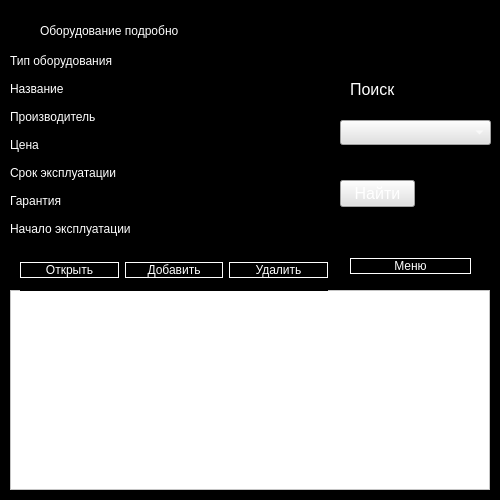
<?xml version="1.0" encoding="UTF-8"?>
<ui version="4.0">
 <class>Form</class>
 <widget class="QWidget" name="Form">
  <property name="geometry">
   <rect>
    <x>0</x>
    <y>0</y>
    <width>500</width>
    <height>500</height>
   </rect>
  </property>
  <property name="windowTitle">
   <string>Form</string>
  </property>
  <property name="styleSheet">
   <string notr="true">background-color: rgb(0, 0, 0);
color: rgb(255, 255, 255);</string>
  </property>
  <widget class="QLabel" name="label_3">
   <property name="geometry">
    <rect>
     <x>40</x>
     <y>10</y>
     <width>411</width>
     <height>41</height>
    </rect>
   </property>
   <property name="toolTip">
    <string>&lt;html&gt;&lt;head/&gt;&lt;body&gt;&lt;p align=&quot;center&quot;&gt;&lt;span style=&quot; font-size:22pt;&quot;&gt;Логин&lt;/span&gt;&lt;/p&gt;&lt;/body&gt;&lt;/html&gt;</string>
   </property>
   <property name="whatsThis">
    <string>&lt;html&gt;&lt;head/&gt;&lt;body&gt;&lt;p&gt;Логин&lt;/p&gt;&lt;/body&gt;&lt;/html&gt;</string>
   </property>
   <property name="styleSheet">
    <string notr="true">font: 26pt &quot;Arial&quot;;</string>
   </property>
   <property name="text">
    <string>Оборудование подробно</string>
   </property>
   <property name="textFormat">
    <enum>Qt::AutoText</enum>
   </property>
  </widget>
  <widget class="QWidget" name="formLayoutWidget">
   <property name="geometry">
    <rect>
     <x>10</x>
     <y>50</y>
     <width>321</width>
     <height>199</height>
    </rect>
   </property>
   <layout class="QFormLayout" name="formLayout">
    <item row="0" column="0">
     <widget class="QLabel" name="label">
      <property name="toolTip">
       <string>&lt;html&gt;&lt;head/&gt;&lt;body&gt;&lt;p align=&quot;center&quot;&gt;&lt;span style=&quot; font-size:22pt;&quot;&gt;Логин&lt;/span&gt;&lt;/p&gt;&lt;/body&gt;&lt;/html&gt;</string>
      </property>
      <property name="whatsThis">
       <string>&lt;html&gt;&lt;head/&gt;&lt;body&gt;&lt;p&gt;Логин&lt;/p&gt;&lt;/body&gt;&lt;/html&gt;</string>
      </property>
      <property name="styleSheet">
       <string notr="true">font: 12pt &quot;Arial&quot;;</string>
      </property>
      <property name="text">
       <string>Тип оборудования</string>
      </property>
      <property name="textFormat">
       <enum>Qt::AutoText</enum>
      </property>
     </widget>
    </item>
    <item row="1" column="0">
     <widget class="QLabel" name="label_2">
      <property name="toolTip">
       <string>&lt;html&gt;&lt;head/&gt;&lt;body&gt;&lt;p align=&quot;center&quot;&gt;&lt;span style=&quot; font-size:22pt;&quot;&gt;Логин&lt;/span&gt;&lt;/p&gt;&lt;/body&gt;&lt;/html&gt;</string>
      </property>
      <property name="whatsThis">
       <string>&lt;html&gt;&lt;head/&gt;&lt;body&gt;&lt;p&gt;Логин&lt;/p&gt;&lt;/body&gt;&lt;/html&gt;</string>
      </property>
      <property name="styleSheet">
       <string notr="true">font: 12pt &quot;Arial&quot;;</string>
      </property>
      <property name="text">
       <string>Название</string>
      </property>
      <property name="textFormat">
       <enum>Qt::AutoText</enum>
      </property>
     </widget>
    </item>
    <item row="2" column="0">
     <widget class="QLabel" name="label_4">
      <property name="toolTip">
       <string>&lt;html&gt;&lt;head/&gt;&lt;body&gt;&lt;p align=&quot;center&quot;&gt;&lt;span style=&quot; font-size:22pt;&quot;&gt;Логин&lt;/span&gt;&lt;/p&gt;&lt;/body&gt;&lt;/html&gt;</string>
      </property>
      <property name="whatsThis">
       <string>&lt;html&gt;&lt;head/&gt;&lt;body&gt;&lt;p&gt;Логин&lt;/p&gt;&lt;/body&gt;&lt;/html&gt;</string>
      </property>
      <property name="styleSheet">
       <string notr="true">font: 12pt &quot;Arial&quot;;</string>
      </property>
      <property name="text">
       <string>Производитель</string>
      </property>
      <property name="textFormat">
       <enum>Qt::AutoText</enum>
      </property>
     </widget>
    </item>
    <item row="3" column="0">
     <widget class="QLabel" name="label_5">
      <property name="toolTip">
       <string>&lt;html&gt;&lt;head/&gt;&lt;body&gt;&lt;p align=&quot;center&quot;&gt;&lt;span style=&quot; font-size:22pt;&quot;&gt;Логин&lt;/span&gt;&lt;/p&gt;&lt;/body&gt;&lt;/html&gt;</string>
      </property>
      <property name="whatsThis">
       <string>&lt;html&gt;&lt;head/&gt;&lt;body&gt;&lt;p&gt;Логин&lt;/p&gt;&lt;/body&gt;&lt;/html&gt;</string>
      </property>
      <property name="styleSheet">
       <string notr="true">font: 12pt &quot;Arial&quot;;</string>
      </property>
      <property name="text">
       <string>Цена</string>
      </property>
      <property name="textFormat">
       <enum>Qt::AutoText</enum>
      </property>
     </widget>
    </item>
    <item row="4" column="0">
     <widget class="QLabel" name="label_6">
      <property name="toolTip">
       <string>&lt;html&gt;&lt;head/&gt;&lt;body&gt;&lt;p align=&quot;center&quot;&gt;&lt;span style=&quot; font-size:22pt;&quot;&gt;Логин&lt;/span&gt;&lt;/p&gt;&lt;/body&gt;&lt;/html&gt;</string>
      </property>
      <property name="whatsThis">
       <string>&lt;html&gt;&lt;head/&gt;&lt;body&gt;&lt;p&gt;Логин&lt;/p&gt;&lt;/body&gt;&lt;/html&gt;</string>
      </property>
      <property name="styleSheet">
       <string notr="true">font: 12pt &quot;Arial&quot;;</string>
      </property>
      <property name="text">
       <string>Срок эксплуатации</string>
      </property>
      <property name="textFormat">
       <enum>Qt::AutoText</enum>
      </property>
     </widget>
    </item>
    <item row="5" column="0">
     <widget class="QLabel" name="label_7">
      <property name="toolTip">
       <string>&lt;html&gt;&lt;head/&gt;&lt;body&gt;&lt;p align=&quot;center&quot;&gt;&lt;span style=&quot; font-size:22pt;&quot;&gt;Логин&lt;/span&gt;&lt;/p&gt;&lt;/body&gt;&lt;/html&gt;</string>
      </property>
      <property name="whatsThis">
       <string>&lt;html&gt;&lt;head/&gt;&lt;body&gt;&lt;p&gt;Логин&lt;/p&gt;&lt;/body&gt;&lt;/html&gt;</string>
      </property>
      <property name="styleSheet">
       <string notr="true">font: 12pt &quot;Arial&quot;;</string>
      </property>
      <property name="text">
       <string>Гарантия</string>
      </property>
      <property name="textFormat">
       <enum>Qt::AutoText</enum>
      </property>
     </widget>
    </item>
    <item row="6" column="0">
     <widget class="QLabel" name="label_8">
      <property name="toolTip">
       <string>&lt;html&gt;&lt;head/&gt;&lt;body&gt;&lt;p align=&quot;center&quot;&gt;&lt;span style=&quot; font-size:22pt;&quot;&gt;Логин&lt;/span&gt;&lt;/p&gt;&lt;/body&gt;&lt;/html&gt;</string>
      </property>
      <property name="whatsThis">
       <string>&lt;html&gt;&lt;head/&gt;&lt;body&gt;&lt;p&gt;Логин&lt;/p&gt;&lt;/body&gt;&lt;/html&gt;</string>
      </property>
      <property name="styleSheet">
       <string notr="true">font: 12pt &quot;Arial&quot;;</string>
      </property>
      <property name="text">
       <string>Начало эксплуатации</string>
      </property>
      <property name="textFormat">
       <enum>Qt::AutoText</enum>
      </property>
     </widget>
    </item>
    <item row="6" column="1">
     <widget class="QLineEdit" name="wrt7">
      <property name="styleSheet">
       <string notr="true">font: 12pt &quot;MS Shell Dlg 2&quot;;
border: 1px solid png(0,0,0);</string>
      </property>
     </widget>
    </item>
    <item row="5" column="1">
     <widget class="QLineEdit" name="wrt6">
      <property name="styleSheet">
       <string notr="true">font: 12pt &quot;MS Shell Dlg 2&quot;;
border: 1px solid png(0,0,0);</string>
      </property>
     </widget>
    </item>
    <item row="4" column="1">
     <widget class="QLineEdit" name="wrt5">
      <property name="styleSheet">
       <string notr="true">font: 12pt &quot;MS Shell Dlg 2&quot;;
border: 1px solid png(0,0,0);</string>
      </property>
     </widget>
    </item>
    <item row="3" column="1">
     <widget class="QLineEdit" name="wrt4">
      <property name="styleSheet">
       <string notr="true">font: 12pt &quot;MS Shell Dlg 2&quot;;
border: 1px solid png(0,0,0);</string>
      </property>
     </widget>
    </item>
    <item row="2" column="1">
     <widget class="QLineEdit" name="wrt3">
      <property name="styleSheet">
       <string notr="true">font: 12pt &quot;MS Shell Dlg 2&quot;;
border: 1px solid png(0,0,0);</string>
      </property>
     </widget>
    </item>
    <item row="1" column="1">
     <widget class="QLineEdit" name="wrt2">
      <property name="styleSheet">
       <string notr="true">font: 12pt &quot;MS Shell Dlg 2&quot;;
border: 1px solid png(0,0,0);</string>
      </property>
     </widget>
    </item>
    <item row="0" column="1">
     <widget class="QLineEdit" name="wrt1">
      <property name="styleSheet">
       <string notr="true">font: 12pt &quot;MS Shell Dlg 2&quot;;
border: 1px solid png(0,0,0);</string>
      </property>
     </widget>
    </item>
   </layout>
  </widget>
  <widget class="QLabel" name="label_9">
   <property name="geometry">
    <rect>
     <x>350</x>
     <y>80</y>
     <width>51</width>
     <height>19</height>
    </rect>
   </property>
   <property name="sizePolicy">
    <sizepolicy hsizetype="Preferred" vsizetype="Preferred">
     <horstretch>3</horstretch>
     <verstretch>2</verstretch>
    </sizepolicy>
   </property>
   <property name="font">
    <font>
     <pointsize>12</pointsize>
    </font>
   </property>
   <property name="styleSheet">
    <string notr="true"/>
   </property>
   <property name="text">
    <string>Поиск</string>
   </property>
  </widget>
  <widget class="QComboBox" name="cbColNames">
   <property name="geometry">
    <rect>
     <x>340</x>
     <y>120</y>
     <width>151</width>
     <height>25</height>
    </rect>
   </property>
   <property name="sizePolicy">
    <sizepolicy hsizetype="Preferred" vsizetype="Maximum">
     <horstretch>0</horstretch>
     <verstretch>0</verstretch>
    </sizepolicy>
   </property>
   <property name="font">
    <font>
     <pointsize>12</pointsize>
    </font>
   </property>
   <property name="styleSheet">
    <string notr="true">background-color: rgb(225, 225, 225);</string>
   </property>
  </widget>
  <widget class="QLineEdit" name="leFind">
   <property name="enabled">
    <bool>true</bool>
   </property>
   <property name="geometry">
    <rect>
     <x>340</x>
     <y>150</y>
     <width>151</width>
     <height>25</height>
    </rect>
   </property>
   <property name="sizePolicy">
    <sizepolicy hsizetype="Expanding" vsizetype="Maximum">
     <horstretch>0</horstretch>
     <verstretch>0</verstretch>
    </sizepolicy>
   </property>
   <property name="font">
    <font>
     <pointsize>12</pointsize>
    </font>
   </property>
   <property name="styleSheet">
    <string notr="true">color: rgb(225, 225, 225); </string>
   </property>
   <property name="text">
    <string/>
   </property>
  </widget>
  <widget class="QPushButton" name="pbFind">
   <property name="geometry">
    <rect>
     <x>340</x>
     <y>180</y>
     <width>75</width>
     <height>27</height>
    </rect>
   </property>
   <property name="font">
    <font>
     <pointsize>12</pointsize>
    </font>
   </property>
   <property name="styleSheet">
    <string notr="true">background-color: rgb(225, 225, 225);</string>
   </property>
   <property name="text">
    <string>Найти</string>
   </property>
  </widget>
  <widget class="QTableWidget" name="tableWidget">
   <property name="geometry">
    <rect>
     <x>10</x>
     <y>290</y>
     <width>480</width>
     <height>200</height>
    </rect>
   </property>
   <property name="styleSheet">
    <string notr="true">background-color: rgb(255, 255, 255);
color: rgb(0, 0, 0);
alternate-background-color: rgb(96, 96, 96);
selection-background-color: rgb(40, 40, 40);</string>
   </property>
  </widget>
  <widget class="QWidget" name="layoutWidget">
   <property name="geometry">
    <rect>
     <x>350</x>
     <y>250</y>
     <width>121</width>
     <height>33</height>
    </rect>
   </property>
   <layout class="QHBoxLayout" name="horizontalLayout_2">
    <item>
     <widget class="QPushButton" name="hub">
      <property name="styleSheet">
       <string notr="true">font: 18pt &quot;MS Shell Dlg 2&quot;;
border: 1px solid rgb(255, 255, 255);</string>
      </property>
      <property name="text">
       <string>Меню</string>
      </property>
     </widget>
    </item>
   </layout>
  </widget>
  <widget class="QWidget" name="horizontalLayoutWidget">
   <property name="geometry">
    <rect>
     <x>20</x>
     <y>250</y>
     <width>308</width>
     <height>41</height>
    </rect>
   </property>
   <layout class="QHBoxLayout" name="horizontalLayout">
    <item>
     <widget class="QPushButton" name="OpenButton">
      <property name="styleSheet">
       <string notr="true">font: 18pt &quot;MS Shell Dlg 2&quot;;
border: 1px solid rgb(255, 255, 255);</string>
      </property>
      <property name="text">
       <string>Открыть</string>
      </property>
     </widget>
    </item>
    <item>
     <widget class="QPushButton" name="InnerButton">
      <property name="styleSheet">
       <string notr="true">font: 18pt &quot;MS Shell Dlg 2&quot;;
border: 1px solid rgb(255, 255, 255);</string>
      </property>
      <property name="text">
       <string>Добавить</string>
      </property>
     </widget>
    </item>
    <item>
     <widget class="QPushButton" name="DeleteButton">
      <property name="styleSheet">
       <string notr="true">font: 18pt &quot;MS Shell Dlg 2&quot;;
border: 1px solid rgb(255, 255, 255);</string>
      </property>
      <property name="text">
       <string>Удалить</string>
      </property>
     </widget>
    </item>
   </layout>
  </widget>
 </widget>
 <resources/>
 <connections/>
</ui>
